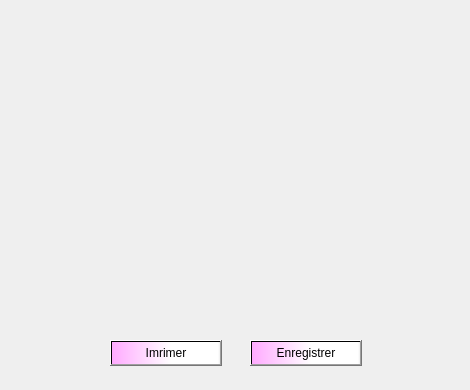
     <widget class="QWidget" name="tab_9">
      <attribute name="title">
       <string>Image</string>
      </attribute>
      <widget class="QLabel" name="imageLabel_2">
       <property name="geometry">
        <rect>
         <x>0</x>
         <y>0</y>
         <width>461</width>
         <height>381</height>
        </rect>
       </property>
       <property name="text">
        <string/>
       </property>
       <property name="alignment">
        <set>Qt::AlignCenter</set>
       </property>
      </widget>
      <widget class="QPushButton" name="enregistrer">
       <property name="geometry">
        <rect>
         <x>250</x>
         <y>340</y>
         <width>112</width>
         <height>26</height>
        </rect>
       </property>
       <property name="styleSheet">
        <string notr="true">background-color: qlineargradient(spread:pad, x1:0, y1:0, x2:1, y2:0, stop:0 rgba(255, 170, 255, 255), stop:0.55 rgba(255, 255, 255, 255), stop:0.98 rgba(255, 255, 255, 255), stop:1 rgba(0, 0, 0, 0));</string>
       </property>
       <property name="text">
        <string>Enregistrer</string>
       </property>
      </widget>
      <widget class="QPushButton" name="Imprimer">
       <property name="geometry">
        <rect>
         <x>110</x>
         <y>340</y>
         <width>112</width>
         <height>26</height>
        </rect>
       </property>
       <property name="styleSheet">
        <string notr="true">background-color: qlineargradient(spread:pad, x1:0, y1:0, x2:1, y2:0, stop:0 rgba(255, 170, 255, 255), stop:0.55 rgba(255, 255, 255, 255), stop:0.98 rgba(255, 255, 255, 255), stop:1 rgba(0, 0, 0, 0));</string>
       </property>
       <property name="text">
        <string>Imrimer</string>
       </property>
      </widget>
     </widget>
